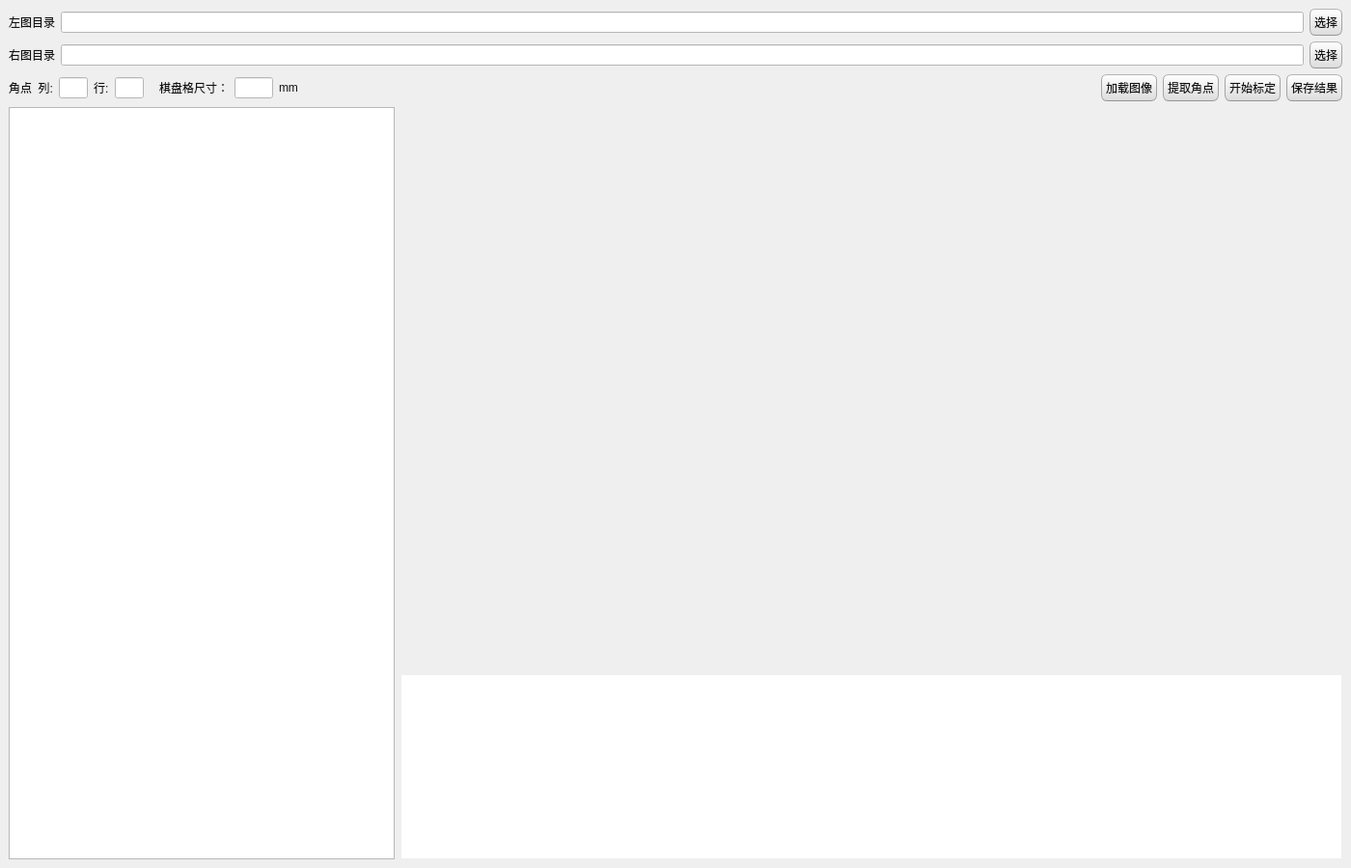
<?xml version="1.0" encoding="UTF-8"?>
<ui version="4.0">
 <class>MainWindow</class>
 <widget class="QMainWindow" name="MainWindow">
  <property name="geometry">
   <rect>
    <x>0</x>
    <y>0</y>
    <width>1400</width>
    <height>900</height>
   </rect>
  </property>
  <property name="windowTitle">
   <string>MainWindow</string>
  </property>
  <property name="styleSheet">
   <string notr="true">/*
Ubuntu Style Sheet for QT Applications
Author: Jaime A. Quiroga P.
Company: GTRONICK
Last updated: 01/10/2021 (dd/mm/yyyy), 15:18.
Available at: https://github.com/GTRONICK/QSS/blob/master/Ubuntu.qss
*/

QCheckBox {
	padding:2px;
}
QCheckBox:hover {
	border:1px solid rgb(255,150,60);
	border-radius:4px;
	padding: 1px;
	background-color:qlineargradient(spread:pad, x1:0.5, y1:1, x2:0.5, y2:0, stop:0 rgba(190, 90, 50, 50), stop:1 rgba(250, 130, 40, 50));
}
QCheckBox::indicator:checked {
	border:1px solid rgb(246, 134, 86);
	border-radius:4px;
  	background-color:rgb(246, 134, 86)
}
QCheckBox::indicator:unchecked {
	border-width:1px solid rgb(246, 134, 86);
	border-radius:4px;
  	background-color:rgb(255,255,255);
}
QColorDialog {
	background-color:#f0f0f0;
}
QComboBox {
	color:rgb(81,72,65);
	background: #ffffff;
}
QComboBox:editable {
	selection-color:rgb(81,72,65);
	selection-background-color: #ffffff;
}
QComboBox QAbstractItemView {
	selection-color: #ffffff;
	selection-background-color: rgb(246, 134, 86);
}
QComboBox:!editable:on, QComboBox::drop-down:editable:on {
	color:  #1e1d23;	
}
QDateTimeEdit, QDateEdit, QDoubleSpinBox, QFontComboBox {
	color:rgb(81,72,65);
	background-color: #ffffff;
}

QDialog {
	background-color:#f0f0f0;
}

QLabel,QLineEdit {
	color:rgb(17,17,17);
}
QLineEdit {
	background-color:rgb(255,255,255);
	selection-background-color:rgb(236,116,64);
}
QMenuBar {
	color:rgb(223,219,210);
	background-color:rgb(65,64,59);
}
QMenuBar::item {
	padding-top:4px;
	padding-left:4px;
	padding-right:4px;
	color:rgb(223,219,210);
	background-color:rgb(65,64,59);
}
QMenuBar::item:selected {
	color:rgb(255,255,255);
	padding-top:2px;
	padding-left:2px;
	padding-right:2px;
	border-top-width:2px;
	border-left-width:2px;
	border-right-width:2px;
	border-top-right-radius:4px;
	border-top-left-radius:4px;
	border-style:solid;
	background-color:rgb(65,64,59);
	border-top-color: rgb(47,47,44);
	border-right-color: qlineargradient(spread:pad, x1:0, y1:1, x2:1, y2:0, stop:0 rgba(90, 87, 78, 255), stop:1 rgba(47,47,44, 255));
	border-left-color:  qlineargradient(spread:pad, x1:1, y1:0, x2:0, y2:0, stop:0 rgba(90, 87, 78, 255), stop:1 rgba(47,47,44, 255));
}
QMenu {
	color:rgb(223,219,210);
	background-color:rgb(65,64,59);
}
QMenu::item {
	color:rgb(223,219,210);
	padding:4px 10px 4px 20px;
}
QMenu::item:selected {
	color:rgb(255,255,255);
	background-color: qlineargradient(spread:pad, x1:0.5, y1:1, x2:0.5, y2:0, stop:0 rgba(225, 108, 54, 255), stop:1 rgba(246, 134, 86, 255));
	border-style:solid;
	border-width:3px;
	padding:4px 7px 4px 17px;
	border-bottom-color:qlineargradient(spread:pad, x1:0.5, y1:1, x2:0.5, y2:0, stop:0 rgba(175,85,48,255), stop:1 rgba(236,114,67, 255));
	border-top-color:qlineargradient(spread:pad, x1:0.5, y1:1, x2:0.5, y2:0, stop:0 rgba(253,156,113,255), stop:1 rgba(205,90,46, 255));
	border-right-color:qlineargradient(spread:pad, x1:0, y1:0.5, x2:1, y2:0.5, stop:0 rgba(253,156,113,255), stop:1 rgba(205,90,46, 255));
	border-left-color:qlineargradient(spread:pad, x1:1, y1:0.5, x2:0, y2:0.5, stop:0 rgba(253,156,113,255), stop:1 rgba(205,90,46, 255));
}
QPlainTextEdit {
	border: 1px solid transparent;
	color:rgb(17,17,17);
	selection-background-color:rgb(236,116,64);
    background-color: #FFFFFF;
}
QProgressBar {
	text-align: center;
	color: rgb(0, 0, 0);
	border: 1px inset rgb(150,150,150); 
	border-radius: 10px;
	background-color:rgb(221,221,219);
}
QProgressBar::chunk:horizontal {
	background-color: qlineargradient(spread:pad, x1:0.5, y1:1, x2:0.5, y2:0, stop:0 rgba(225, 108, 54, 255), stop:1 rgba(246, 134, 86, 255));
	border:1px solid;
	border-radius:8px;
	border-bottom-color:qlineargradient(spread:pad, x1:0.5, y1:1, x2:0.5, y2:0, stop:0 rgba(175,85,48,255), stop:1 rgba(236,114,67, 255));
	border-top-color:qlineargradient(spread:pad, x1:0.5, y1:1, x2:0.5, y2:0, stop:0 rgba(253,156,113,255), stop:1 rgba(205,90,46, 255));
	border-right-color:qlineargradient(spread:pad, x1:0, y1:0.5, x2:1, y2:0.5, stop:0 rgba(253,156,113,255), stop:1 rgba(205,90,46, 255));
	border-left-color:qlineargradient(spread:pad, x1:1, y1:0.5, x2:0, y2:0.5, stop:0 rgba(253,156,113,255), stop:1 rgba(205,90,46, 255));
}
QPushButton{
	color:rgb(17,17,17);
	border-width: 1px;
	border-radius: 6px;
	border-bottom-color: rgb(150,150,150);
	border-right-color: rgb(165,165,165);
	border-left-color: rgb(165,165,165);
	border-top-color: rgb(180,180,180);
	border-style: solid;
	padding: 4px;
	background-color: qlineargradient(spread:pad, x1:0.5, y1:1, x2:0.5, y2:0, stop:0 rgba(220, 220, 220, 255), stop:1 rgba(255, 255, 255, 255));
}
QPushButton:hover{
	color:rgb(17,17,17);
	border-width: 1px;
	border-radius:6px;
	border-top-color: rgb(255,150,60);
	border-right-color: qlineargradient(spread:pad, x1:0, y1:1, x2:1, y2:0, stop:0 rgba(200, 70, 20, 255), stop:1 rgba(255,150,60, 255));
	border-left-color:  qlineargradient(spread:pad, x1:1, y1:0, x2:0, y2:0, stop:0 rgba(200, 70, 20, 255), stop:1 rgba(255,150,60, 255));
	border-bottom-color: rgb(200,70,20);
	border-style: solid;
	padding: 2px;
	background-color: qlineargradient(spread:pad, x1:0.5, y1:1, x2:0.5, y2:0, stop:0 rgba(220, 220, 220, 255), stop:1 rgba(255, 255, 255, 255));
}
QPushButton:default{
	color:rgb(17,17,17);
	border-width: 1px;
	border-radius:6px;
	border-top-color: rgb(255,150,60);
	border-right-color: qlineargradient(spread:pad, x1:0, y1:1, x2:1, y2:0, stop:0 rgba(200, 70, 20, 255), stop:1 rgba(255,150,60, 255));
	border-left-color:  qlineargradient(spread:pad, x1:1, y1:0, x2:0, y2:0, stop:0 rgba(200, 70, 20, 255), stop:1 rgba(255,150,60, 255));
	border-bottom-color: rgb(200,70,20);
	border-style: solid;
	padding: 2px;
	background-color: qlineargradient(spread:pad, x1:0.5, y1:1, x2:0.5, y2:0, stop:0 rgba(220, 220, 220, 255), stop:1 rgba(255, 255, 255, 255));
}
QPushButton:pressed{
	color:rgb(17,17,17);
	border-width: 1px;
	border-radius: 6px;
	border-width: 1px;
	border-top-color: rgba(255,150,60,200);
	border-right-color: qlineargradient(spread:pad, x1:0, y1:1, x2:1, y2:0, stop:0 rgba(200, 70, 20, 255), stop:1 rgba(255,150,60, 200));
	border-left-color:  qlineargradient(spread:pad, x1:1, y1:0, x2:0, y2:0, stop:0 rgba(200, 70, 20, 255), stop:1 rgba(255,150,60, 200));
	border-bottom-color: rgba(200,70,20,200);
	border-style: solid;
	padding: 2px;
	background-color: qlineargradient(spread:pad, x1:0.5, y1:0, x2:0.5, y2:1, stop:0 rgba(220, 220, 220, 255), stop:1 rgba(255, 255, 255, 255));
}
QPushButton:disabled{
	color:rgb(174,167,159);
	border-width: 1px;
	border-radius: 6px;
	background-color: qlineargradient(spread:pad, x1:0.5, y1:1, x2:0.5, y2:0, stop:0 rgba(200, 200, 200, 255), stop:1 rgba(230, 230, 230, 255));
}
QRadioButton {
	padding: 1px;
}
QRadioButton::indicator:checked {
	height: 10px;
	width: 10px;
	border-style:solid;
	border-radius:5px;
	border-width: 1px;
	border-color: rgba(246, 134, 86, 255);
	color: #a9b7c6;
	background-color:rgba(246, 134, 86, 255);
}
QRadioButton::indicator:!checked {
	height: 10px;
	width: 10px;
	border-style:solid;
	border-radius:5px;
	border-width: 1px;
	border-color: rgb(246, 134, 86);
	color: #a9b7c6;
	background-color: transparent;
}
QScrollArea {
	color: white;
	background-color:#f0f0f0;
}
QSlider::groove {
	border-style: solid;
	border-width: 1px;
	border-color: rgb(207,207,207);
}
QSlider::groove:horizontal {
	height: 5px;
	background: rgb(246, 134, 86);
}
QSlider::groove:vertical {
	width: 5px;
	background: rgb(246, 134, 86);
}
QSlider::handle:horizontal {
	background: rgb(253,253,253);
	border-style: solid;
	border-width: 1px;
	border-color: rgb(207,207,207);
	width: 12px;
	margin: -5px 0;
	border-radius: 7px;
}
QSlider::handle:vertical {
	background: rgb(253,253,253);
	border-style: solid;
	border-width: 1px;
	border-color: rgb(207,207,207);
	height: 12px;
	margin: 0 -5px;
	border-radius: 7px;
}
QSlider::add-page:horizontal, QSlider::add-page:vertical {
 	background: white;
}
QSlider::sub-page:horizontal, QSlider::sub-page:vertical {
	background: rgb(246, 134, 86);
}
QStatusBar, QSpinBox {
	color:rgb(81,72,65);
}
QSpinBox {
	background-color: #ffffff;
}
QScrollBar:horizontal {
	max-height: 20px;
	border: 1px transparent;
	margin: 0px 20px 0px 20px;
}
QScrollBar::handle:horizontal {
	background: rgb(253,253,253);
	border: 1px solid rgb(207,207,207);
	border-radius: 7px;
	min-width: 25px;
}
QScrollBar::handle:horizontal:hover {
	background: rgb(253,253,253);
	border: 1px solid rgb(255,150,60);
	border-radius: 7px;
	min-width: 25px;
}
QScrollBar::add-line:horizontal {
  	border: 1px solid rgb(207,207,207);
  	border-top-right-radius: 7px;
  	border-top-left-radius: 7px;
  	border-bottom-right-radius: 7px;
  	background: rgb(255, 255, 255);
  	width: 20px;
  	subcontrol-position: right;
  	subcontrol-origin: margin;
}
QScrollBar::add-line:horizontal:hover {
  	border: 1px solid rgb(255,150,60);
  	border-top-right-radius: 7px;
  	border-top-left-radius: 7px;
  	border-bottom-right-radius: 7px;
  	background: rgb(255, 255, 255);
  	width: 20px;
  	subcontrol-position: right;
  	subcontrol-origin: margin;
}
QScrollBar::add-line:horizontal:pressed {
  	border: 1px solid grey;
  	border-top-left-radius: 7px;
  	border-top-right-radius: 7px;
  	border-bottom-right-radius: 7px;
  	background: rgb(231,231,231);
  	width: 20px;
  	subcontrol-position: right;
  	subcontrol-origin: margin;
}
QScrollBar::sub-line:horizontal {
  	border: 1px solid rgb(207,207,207);
  	border-top-right-radius: 7px;
  	border-top-left-radius: 7px;
  	border-bottom-left-radius: 7px;
  	background: rgb(255, 255, 255);
  	width: 20px;
  	subcontrol-position: left;
  	subcontrol-origin: margin;
}
QScrollBar::sub-line:horizontal:hover {
  	border: 1px solid rgb(255,150,60);
  	border-top-right-radius: 7px;
  	border-top-left-radius: 7px;
  	border-bottom-left-radius: 7px;
  	background: rgb(255, 255, 255);
  	width: 20px;
  	subcontrol-position: left;
  	subcontrol-origin: margin;
}
QScrollBar::sub-line:horizontal:pressed {
  	border: 1px solid grey;
  	border-top-right-radius: 7px;
  	border-top-left-radius: 7px;
  	border-bottom-left-radius: 7px;
  	background: rgb(231,231,231);
  	width: 20px;
  	subcontrol-position: left;
  	subcontrol-origin: margin;
}
QScrollBar::left-arrow:horizontal {
  	border: 1px transparent grey;
  	border-top-left-radius: 3px;
  	border-bottom-left-radius: 3px;
  	width: 6px;
  	height: 6px;
  	background: rgb(230,230,230);
}
QScrollBar::right-arrow:horizontal {
	border: 1px transparent grey;
	border-top-right-radius: 3px;
	border-bottom-right-radius: 3px;
  	width: 6px;
  	height: 6px;
 	background: rgb(230,230,230);
}
QScrollBar::add-page:horizontal, QScrollBar::sub-page:horizontal {
 	background: none;
} 
QScrollBar:vertical {
	max-width: 20px;
	border: 1px transparent grey;
	margin: 20px 0px 20px 0px;
}
QScrollBar::add-line:vertical {
	border: 1px solid;
	border-color: rgb(207,207,207);
	border-bottom-right-radius: 7px;
	border-bottom-left-radius: 7px;
	border-top-left-radius: 7px;
	background: rgb(255, 255, 255);
  	height: 20px;
  	subcontrol-position: bottom;
  	subcontrol-origin: margin;
}
QScrollBar::add-line:vertical:hover {
  	border: 1px solid;
  	border-color: rgb(255,150,60);
  	border-bottom-right-radius: 7px;
  	border-bottom-left-radius: 7px;
  	border-top-left-radius: 7px;
  	background: rgb(255, 255, 255);
  	height: 20px;
  	subcontrol-position: bottom;
  	subcontrol-origin: margin;
}
QScrollBar::add-line:vertical:pressed {
  	border: 1px solid grey;
  	border-bottom-left-radius: 7px;
  	border-bottom-right-radius: 7px;
  	border-top-left-radius: 7px;
  	background: rgb(231,231,231);
  	height: 20px;
  	subcontrol-position: bottom;
  	subcontrol-origin: margin;
}
QScrollBar::sub-line:vertical {
  	border: 1px solid rgb(207,207,207);
  	border-top-right-radius: 7px;
  	border-top-left-radius: 7px;
  	border-bottom-left-radius: 7px;
  	background: rgb(255, 255, 255);
  	height: 20px;
  	subcontrol-position: top;
  	subcontrol-origin: margin;
}
QScrollBar::sub-line:vertical:hover {
  	border: 1px solid rgb(255,150,60);
  	border-top-right-radius: 7px;
  	border-top-left-radius: 7px;
  	border-bottom-left-radius: 7px;
	background: rgb(255, 255, 255);
  	height: 20px;
  	subcontrol-position: top;
  	subcontrol-origin: margin;
}
QScrollBar::sub-line:vertical:pressed {
  	border: 1px solid grey;
  	border-top-left-radius: 7px;
  	border-top-right-radius: 7px;
  	background: rgb(231,231,231);
 	height: 20px;
  	subcontrol-position: top;
  	subcontrol-origin: margin;
}
QScrollBar::handle:vertical {
	background: rgb(253,253,253);
	border: 1px solid rgb(207,207,207);
	border-radius: 7px;
	min-height: 25px;
}
QScrollBar::handle:vertical:hover {
	background: rgb(253,253,253);
	border: 1px solid rgb(255,150,60);
	border-radius: 7px;
	min-height: 25px;
}
QScrollBar::up-arrow:vertical {
	border: 1px transparent grey;
  	border-top-left-radius: 3px;
	border-top-right-radius: 3px;
  	width: 6px;
  	height: 6px;
  	background: rgb(230,230,230);
}
QScrollBar::down-arrow:vertical {
  	border: 1px transparent grey;
  	border-bottom-left-radius: 3px;
  	border-bottom-right-radius: 3px;
  	width: 6px;
  	height: 6px;
  	background: rgb(230,230,230);
}
QScrollBar::add-page:vertical, QScrollBar::sub-page:vertical {
  	background: none;
}
QTabWidget {
	color:rgb(0,0,0);
	background-color:rgb(247,246,246);
}
QTabWidget::pane {
	border-color: rgb(180,180,180);
	background-color:rgb(247,246,246);
	border-style: solid;
	border-width: 1px;
  	border-radius: 6px;
}
QTabBar::tab {
	padding-left:4px;
	padding-right:4px;
	padding-bottom:2px;
	padding-top:2px;
	color:rgb(81,72,65);
  	background-color: qlineargradient(spread:pad, x1:0.5, y1:1, x2:0.5, y2:0, stop:0 rgba(221,218,217,255), stop:1 rgba(240,239,238,255));
	border-style: solid;
	border-width: 1px;
  	border-top-right-radius:4px;
	border-top-left-radius:4px;
	border-top-color: rgb(180,180,180);
	border-left-color: rgb(180,180,180);
	border-right-color: rgb(180,180,180);
	border-bottom-color: transparent;
}
QTabBar::tab:selected, QTabBar::tab:last:selected, QTabBar::tab:hover {
  	background-color:rgb(247,246,246);
  	margin-left: 0px;
  	margin-right: 1px;
}
QTabBar::tab:!selected {
	margin-top: 1px;
	margin-right: 1px;
}
QTextEdit {
	border-width: 1px;
	border-style: solid;
	border-color:transparent;
	color:rgb(17,17,17);
	selection-background-color:rgb(236,116,64);
}
QTimeEdit, QToolBox, QToolBox::tab, QToolBox::tab:selected {
	color:rgb(81,72,65);
	background-color: #ffffff;
}</string>
  </property>
  <widget class="QWidget" name="centralwidget">
   <layout class="QVBoxLayout" name="verticalLayout_2">
    <item>
     <layout class="QVBoxLayout" name="verticalLayout_path">
      <item>
       <layout class="QHBoxLayout" name="horizontalLayout"/>
      </item>
      <item>
       <layout class="QHBoxLayout" name="horizontalLayout_2">
        <item>
         <widget class="QLabel" name="label_left_dir">
          <property name="sizePolicy">
           <sizepolicy hsizetype="Preferred" vsizetype="Maximum">
            <horstretch>0</horstretch>
            <verstretch>0</verstretch>
           </sizepolicy>
          </property>
          <property name="maximumSize">
           <size>
            <width>16777215</width>
            <height>50</height>
           </size>
          </property>
          <property name="text">
           <string>左图目录</string>
          </property>
         </widget>
        </item>
        <item>
         <widget class="QLineEdit" name="lineEdit_left_dir">
          <property name="text">
           <string/>
          </property>
         </widget>
        </item>
        <item>
         <widget class="QPushButton" name="pushButton_left_dir">
          <property name="styleSheet">
           <string notr="true"/>
          </property>
          <property name="text">
           <string>选择</string>
          </property>
         </widget>
        </item>
       </layout>
      </item>
      <item>
       <layout class="QHBoxLayout" name="horizontalLayout_3">
        <item>
         <widget class="QLabel" name="label_right_dir">
          <property name="sizePolicy">
           <sizepolicy hsizetype="Preferred" vsizetype="Maximum">
            <horstretch>0</horstretch>
            <verstretch>0</verstretch>
           </sizepolicy>
          </property>
          <property name="maximumSize">
           <size>
            <width>16777215</width>
            <height>50</height>
           </size>
          </property>
          <property name="text">
           <string>右图目录</string>
          </property>
         </widget>
        </item>
        <item>
         <widget class="QLineEdit" name="lineEdit_right_dir">
          <property name="text">
           <string/>
          </property>
         </widget>
        </item>
        <item>
         <widget class="QPushButton" name="pushButton_right_dir">
          <property name="text">
           <string>选择</string>
          </property>
         </widget>
        </item>
       </layout>
      </item>
     </layout>
    </item>
    <item>
     <layout class="QHBoxLayout" name="horizontalLayout_btn">
      <item>
       <widget class="QLabel" name="label">
        <property name="text">
         <string>角点  列:</string>
        </property>
       </widget>
      </item>
      <item>
       <widget class="QLineEdit" name="lineEdit_rows">
        <property name="maximumSize">
         <size>
          <width>30</width>
          <height>16777215</height>
         </size>
        </property>
        <property name="text">
         <string/>
        </property>
       </widget>
      </item>
      <item>
       <widget class="QLabel" name="label_2">
        <property name="text">
         <string>行:</string>
        </property>
       </widget>
      </item>
      <item>
       <widget class="QLineEdit" name="lineEdit_cols">
        <property name="maximumSize">
         <size>
          <width>30</width>
          <height>16777215</height>
         </size>
        </property>
        <property name="text">
         <string/>
        </property>
       </widget>
      </item>
      <item>
       <spacer name="horizontalSpacer">
        <property name="orientation">
         <enum>Qt::Horizontal</enum>
        </property>
        <property name="sizeType">
         <enum>QSizePolicy::Maximum</enum>
        </property>
        <property name="sizeHint" stdset="0">
         <size>
          <width>10</width>
          <height>20</height>
         </size>
        </property>
       </spacer>
      </item>
      <item>
       <widget class="QLabel" name="label_3">
        <property name="text">
         <string>棋盘格尺寸：</string>
        </property>
       </widget>
      </item>
      <item>
       <widget class="QLineEdit" name="lineEdit_size">
        <property name="maximumSize">
         <size>
          <width>40</width>
          <height>16777215</height>
         </size>
        </property>
        <property name="text">
         <string/>
        </property>
       </widget>
      </item>
      <item>
       <widget class="QLabel" name="label_4">
        <property name="text">
         <string>mm</string>
        </property>
       </widget>
      </item>
      <item>
       <spacer name="horizontalSpacer_2">
        <property name="orientation">
         <enum>Qt::Horizontal</enum>
        </property>
        <property name="sizeType">
         <enum>QSizePolicy::Expanding</enum>
        </property>
        <property name="sizeHint" stdset="0">
         <size>
          <width>20</width>
          <height>20</height>
         </size>
        </property>
       </spacer>
      </item>
      <item>
       <widget class="QPushButton" name="pushButton_load_imgs">
        <property name="text">
         <string>加载图像</string>
        </property>
       </widget>
      </item>
      <item>
       <widget class="QPushButton" name="pushButton_find_concers">
        <property name="text">
         <string>提取角点</string>
        </property>
       </widget>
      </item>
      <item>
       <widget class="QPushButton" name="pushButton_start_calib">
        <property name="text">
         <string>开始标定</string>
        </property>
       </widget>
      </item>
      <item>
       <widget class="QPushButton" name="pushButton_save">
        <property name="text">
         <string>保存结果</string>
        </property>
       </widget>
      </item>
     </layout>
    </item>
    <item>
     <layout class="QHBoxLayout" name="horizontalLayout_5">
      <item>
       <widget class="QListWidget" name="ListWidget_imgs">
        <property name="minimumSize">
         <size>
          <width>300</width>
          <height>0</height>
         </size>
        </property>
        <property name="maximumSize">
         <size>
          <width>400</width>
          <height>16777215</height>
         </size>
        </property>
       </widget>
      </item>
      <item>
       <layout class="QVBoxLayout" name="verticalLayout">
        <item>
         <layout class="QHBoxLayout" name="horizontalLayout_4">
          <item>
           <widget class="QLabel" name="label_IMG_L">
            <property name="minimumSize">
             <size>
              <width>480</width>
              <height>270</height>
             </size>
            </property>
            <property name="text">
             <string/>
            </property>
            <property name="alignment">
             <set>Qt::AlignCenter</set>
            </property>
           </widget>
          </item>
          <item>
           <widget class="QLabel" name="label_IMG_R">
            <property name="minimumSize">
             <size>
              <width>480</width>
              <height>270</height>
             </size>
            </property>
            <property name="text">
             <string/>
            </property>
            <property name="alignment">
             <set>Qt::AlignCenter</set>
            </property>
           </widget>
          </item>
         </layout>
        </item>
        <item>
         <widget class="QTextEdit" name="textEdit_message">
          <property name="sizePolicy">
           <sizepolicy hsizetype="Expanding" vsizetype="Maximum">
            <horstretch>0</horstretch>
            <verstretch>0</verstretch>
           </sizepolicy>
          </property>
          <property name="readOnly">
           <bool>true</bool>
          </property>
          <property name="html">
           <string>&lt;!DOCTYPE HTML PUBLIC &quot;-//W3C//DTD HTML 4.0//EN&quot; &quot;http://www.w3.org/TR/REC-html40/strict.dtd&quot;&gt;
&lt;html&gt;&lt;head&gt;&lt;meta name=&quot;qrichtext&quot; content=&quot;1&quot; /&gt;&lt;style type=&quot;text/css&quot;&gt;
p, li { white-space: pre-wrap; }
&lt;/style&gt;&lt;/head&gt;&lt;body style=&quot; font-family:'SimSun'; font-size:9pt; font-weight:400; font-style:normal;&quot;&gt;
&lt;p style=&quot;-qt-paragraph-type:empty; margin-top:0px; margin-bottom:0px; margin-left:0px; margin-right:0px; -qt-block-indent:0; text-indent:0px;&quot;&gt;&lt;br /&gt;&lt;/p&gt;&lt;/body&gt;&lt;/html&gt;</string>
          </property>
         </widget>
        </item>
       </layout>
      </item>
     </layout>
    </item>
   </layout>
  </widget>
 </widget>
 <resources/>
 <connections/>
</ui>
